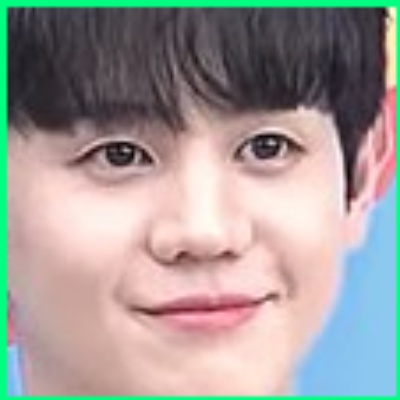
#> input picture detect/face1.jpg, 400 x 400 px, found by its file name
$ python 213thresh.py
#> lines starting #> are read from the running program, lines starting #| are printed output that depends on the picture; after the words box and inside, x2 and y2 are one past the last pixel; in counts of white or black regions, pixels touching at a corner belong together
import cv2
from PIL import Image

gray = cv2.imread("detect\\face1.jpg", 0)                       # 以灰階模式開啟圖片
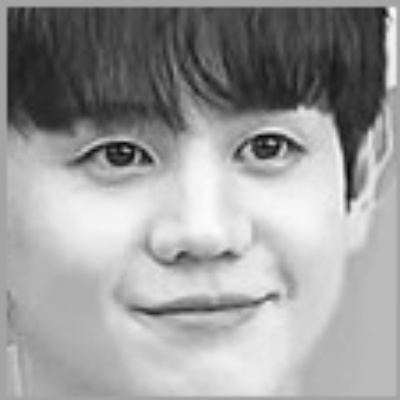
#> gray: shape (400, 400); min 6, max 252, mean 155.5
_,thresh = cv2.threshold(gray, 187, 255, cv2.THRESH_BINARY)     # 轉為黑白
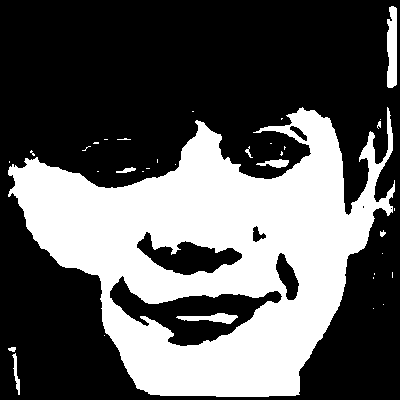
#> thresh: shape (400, 400); 35.9% white; 35 white regions (25 under 20 px), largest, box (x1, y1, x2, y2) and area: (8, 107, 395, 397) 55725, (387, 6, 397, 88) 726, (176, 313, 238, 324) 355
cv2.imwrite("pic\\thresh1.jpg", thresh)                         # 存檔

img = Image.open('detect\\face1.jpg')
w, h = img.size
#> w = 400; h = 400
img = img.convert('L')                                          # 先轉為灰階
#> img: PIL image 400x400 L
for i in range(w):
    for j in range(h):
        if img.getpixel((i, j)) < 99:
            img.putpixel((i, j), (0))                           # 設為黑色
        else:
            img.putpixel((i, j), (255))                         # 設為白色
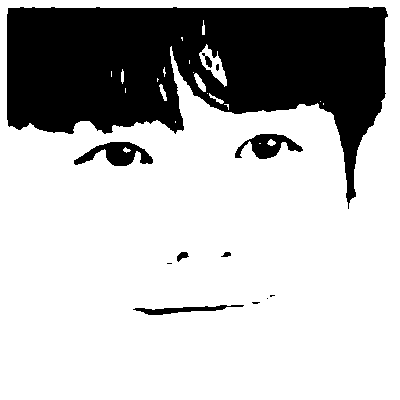
#> img: PIL image 400x400 L; 72.4% white; 12 black regions (5 under 20 px), largest, box (x1, y1, x2, y2) and area: (7, 7, 388, 209) 41701, (74, 142, 153, 166) 1002, (235, 134, 303, 159) 843
img.save("pic\\thresh2.jpg")                                    # 存檔

$ run again, with detect/face2.jpg copied over detect/face1.jpg
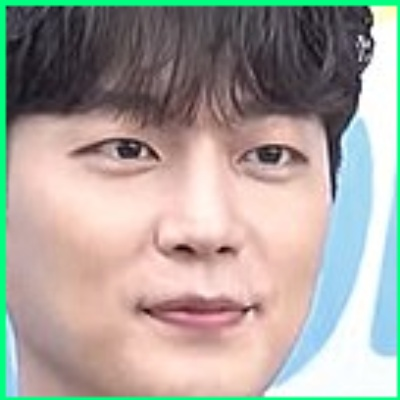
#> input picture detect/face2.jpg, 400 x 400 px, found by its file name
#> `_,thresh = cv2.threshold(gray, 187, 255, cv2.THRESH_BINARY)`:
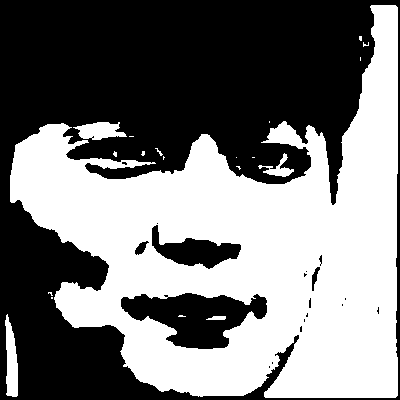
#> thresh: shape (400, 400); 47.9% white; 20 white regions (14 under 20 px), largest, box (x1, y1, x2, y2) and area: (10, 5, 398, 398) 74709, (5, 314, 18, 397) 745, (73, 122, 127, 140) 626, (258, 153, 294, 177) 280, (206, 316, 226, 320) 64, (155, 148, 163, 156) 20
#> after the loop `for i in range(w):`:
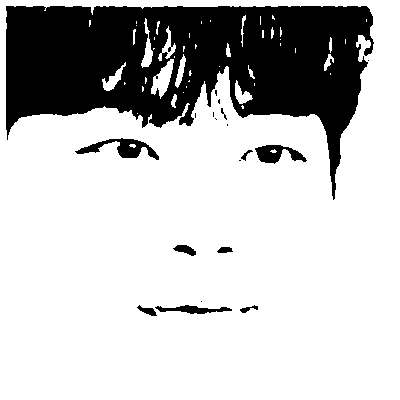
#> img: PIL image 400x400 L; 75.6% white; 19 black regions (9 under 20 px), largest, box (x1, y1, x2, y2) and area: (6, 6, 374, 200) 36901, (75, 138, 159, 160) 715, (255, 145, 307, 164) 530

$ run again, with detect/face3.jpg copied over detect/face1.jpg
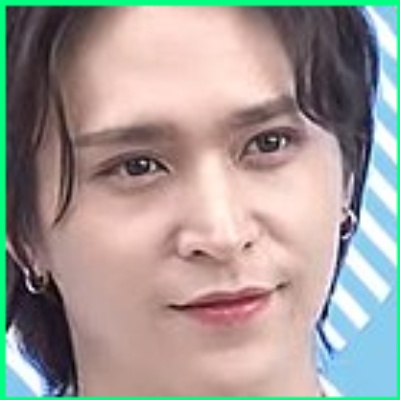
#> input picture detect/face3.jpg, 400 x 400 px, found by its file name
#> `_,thresh = cv2.threshold(gray, 187, 255, cv2.THRESH_BINARY)`:
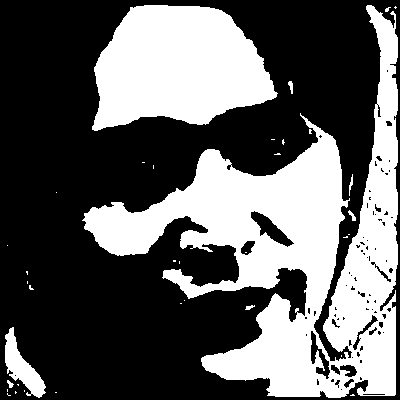
#> thresh: shape (400, 400); 37.9% white; 36 white regions (28 under 20 px), largest, box (x1, y1, x2, y2) and area: (82, 5, 398, 398) 42346, (92, 5, 278, 131) 16860, (5, 327, 46, 398) 1168
#> after the loop `for i in range(w):`:
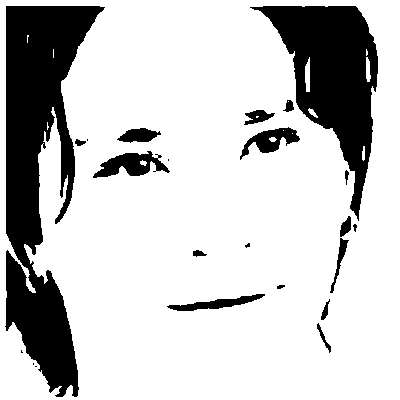
#> img: PIL image 400x400 L; 78.2% white; 23 black regions (6 under 20 px), largest, box (x1, y1, x2, y2) and area: (5, 6, 105, 397) 19513, (250, 6, 378, 221) 11378, (93, 151, 170, 178) 1062

$ run again, with detect/face4.jpg copied over detect/face1.jpg
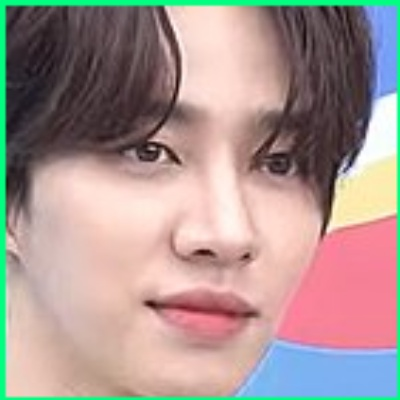
#> input picture detect/face4.jpg, 400 x 400 px, found by its file name
#> `_,thresh = cv2.threshold(gray, 187, 255, cv2.THRESH_BINARY)`:
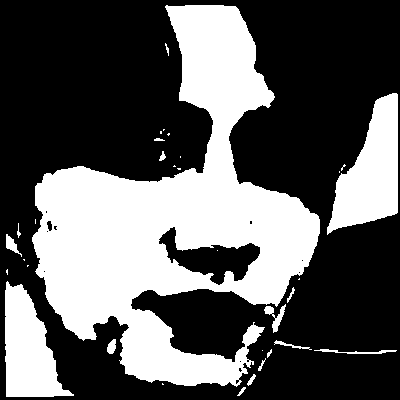
#> thresh: shape (400, 400); 36.4% white; 33 white regions (16 under 20 px), largest, box (x1, y1, x2, y2) and area: (32, 5, 320, 387) 46852, (327, 93, 398, 235) 5673, (5, 281, 74, 397) 4632
#> after the loop `for i in range(w):`:
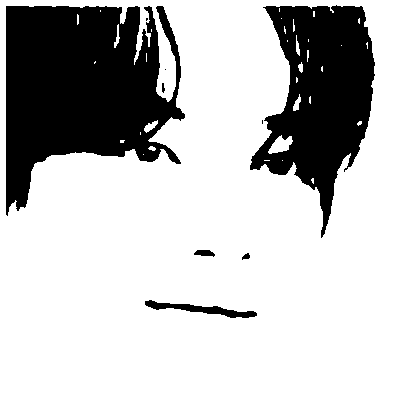
#> img: PIL image 400x400 L; 74.5% white; 9 black regions (3 under 20 px), largest, box (x1, y1, x2, y2) and area: (6, 6, 185, 216) 24414, (250, 5, 375, 238) 15460, (145, 300, 257, 318) 697, (194, 250, 215, 257) 102, (242, 253, 250, 260) 35, (162, 83, 165, 93) 22
